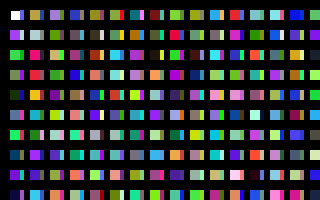
Frame 1 (no input)
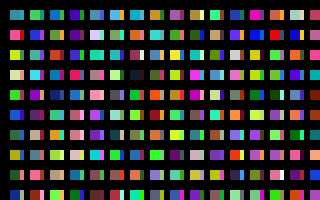
Frame 60 (the mouse pressed at the canvas centre just before this capture)
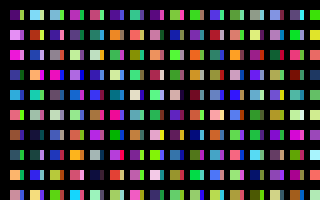
Frame 120 (the mouse held since frame 60 and released just before this capture)

The Processing sketch that drew these frames (run headless with seeded random() and noise(); from frame 60 on, the mouse is pressed at the canvas centre):

// Processing sketch: processing_126184
// ── processing_126184.pde

void setup(){
size (320,200);
background(0);
}
void draw(){
for (int x = 0; x<width; x++){
  for(int y = 0; y<height; y++){

    if(y%2==0)continue;
    if(x%2==0){
        rect(x*10+10,y*10,10,10);
    }
    else{
        rect(x*10+10,y*10,4,10);
    }
    fill(random(255),random(255),random(255));
    noStroke();
  }
 }
}
